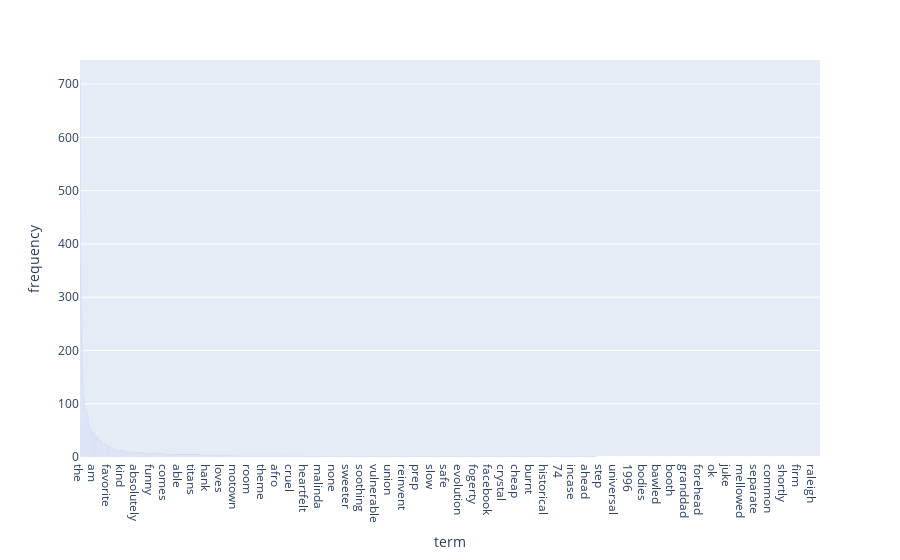

The notebook cell saved with this chart:
### Code cell
inspect_tf(cv.get_feature_names_out(), term_frequency_dfs['nostalgia'].sum().tolist())

### Figure 1 — Plotly figure (JSON) as saved in the notebook; plotly's stock layout.template omitted (floating-point values rounded to 4 significant figures; data arrays with more than 128 entries replaced by an {"elided": "..."} marker saying what was removed)
{"data": [{"alignmentgroup": "True", "hovertemplate": "term=%{x}<br>frequency=%{y}<extra></extra>", "legendgroup": "", "marker": {"color": "#636efa", "pattern": {"shape": ""}}, "name": "", "offsetgroup": "", "orientation": "v", "showlegend": false, "textposition": "auto", "type": "bar", "x": {"elided": "3730 str values"}, "xaxis": "x", "y": {"elided": "3730 int values"}, "yaxis": "y"}], "layout": {"autosize": true, "barmode": "relative", "legend": {"tracegroupgap": 0}, "margin": {"t": 60}, "xaxis": {"anchor": "y", "autorange": true, "domain": [0, 1], "range": [-0.5, 3730.0], "title": {"text": "term"}, "type": "category"}, "yaxis": {"anchor": "x", "autorange": true, "domain": [0, 1], "range": [0, 745.3], "title": {"text": "frequency"}, "type": "linear"}}}
